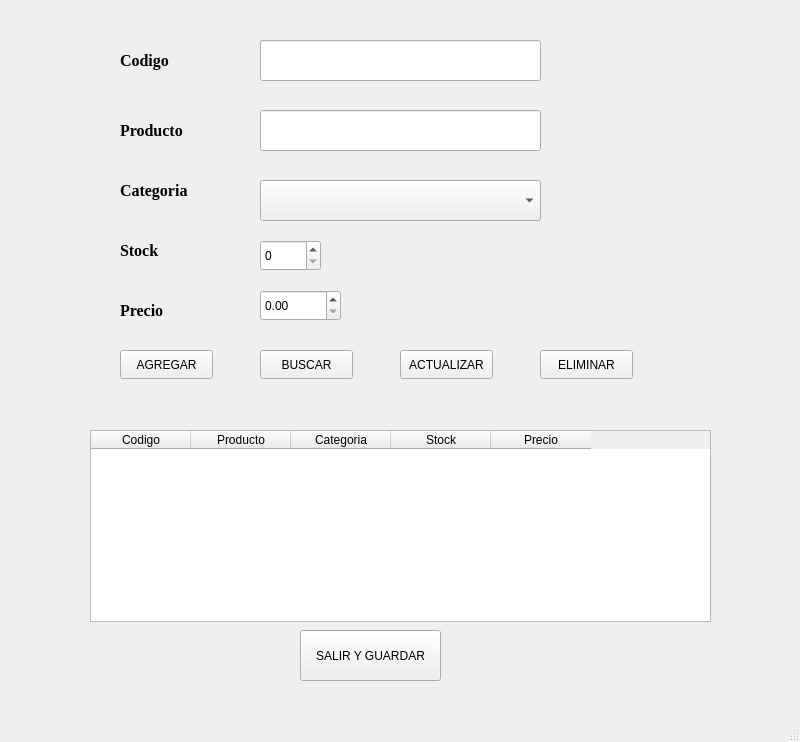
<?xml version="1.0" encoding="UTF-8"?>
<ui version="4.0">
 <class>ventana</class>
 <widget class="QMainWindow" name="ventana">
  <property name="geometry">
   <rect>
    <x>0</x>
    <y>0</y>
    <width>800</width>
    <height>742</height>
   </rect>
  </property>
  <property name="windowTitle">
   <string>MainWindow</string>
  </property>
  <widget class="QWidget" name="centralwidget">
   <widget class="QLabel" name="label_2">
    <property name="geometry">
     <rect>
      <x>70</x>
      <y>70</y>
      <width>63</width>
      <height>20</height>
     </rect>
    </property>
    <property name="text">
     <string/>
    </property>
   </widget>
   <widget class="QLineEdit" name="txtCodigo">
    <property name="geometry">
     <rect>
      <x>260</x>
      <y>40</y>
      <width>281</width>
      <height>41</height>
     </rect>
    </property>
    <property name="text">
     <string/>
    </property>
    <property name="maxLength">
     <number>5</number>
    </property>
   </widget>
   <widget class="QLabel" name="label_4">
    <property name="geometry">
     <rect>
      <x>120</x>
      <y>40</y>
      <width>131</width>
      <height>41</height>
     </rect>
    </property>
    <property name="font">
     <font>
      <family>Times New Roman</family>
      <pointsize>12</pointsize>
      <bold>true</bold>
     </font>
    </property>
    <property name="text">
     <string>Codigo</string>
    </property>
   </widget>
   <widget class="QLabel" name="label_3">
    <property name="geometry">
     <rect>
      <x>70</x>
      <y>140</y>
      <width>63</width>
      <height>20</height>
     </rect>
    </property>
    <property name="text">
     <string/>
    </property>
   </widget>
   <widget class="QLineEdit" name="txtProducto">
    <property name="geometry">
     <rect>
      <x>260</x>
      <y>110</y>
      <width>281</width>
      <height>41</height>
     </rect>
    </property>
    <property name="text">
     <string/>
    </property>
    <property name="maxLength">
     <number>5</number>
    </property>
   </widget>
   <widget class="QLabel" name="label_5">
    <property name="geometry">
     <rect>
      <x>120</x>
      <y>110</y>
      <width>131</width>
      <height>41</height>
     </rect>
    </property>
    <property name="font">
     <font>
      <family>Times New Roman</family>
      <pointsize>12</pointsize>
      <bold>true</bold>
     </font>
    </property>
    <property name="text">
     <string>Producto</string>
    </property>
   </widget>
   <widget class="QLabel" name="label_6">
    <property name="geometry">
     <rect>
      <x>70</x>
      <y>200</y>
      <width>63</width>
      <height>20</height>
     </rect>
    </property>
    <property name="text">
     <string/>
    </property>
   </widget>
   <widget class="QLabel" name="label_7">
    <property name="geometry">
     <rect>
      <x>120</x>
      <y>170</y>
      <width>131</width>
      <height>41</height>
     </rect>
    </property>
    <property name="font">
     <font>
      <family>Times New Roman</family>
      <pointsize>12</pointsize>
      <bold>true</bold>
     </font>
    </property>
    <property name="text">
     <string>Categoria</string>
    </property>
   </widget>
   <widget class="QComboBox" name="cbxCategoria">
    <property name="geometry">
     <rect>
      <x>260</x>
      <y>180</y>
      <width>281</width>
      <height>41</height>
     </rect>
    </property>
   </widget>
   <widget class="QLabel" name="label_8">
    <property name="geometry">
     <rect>
      <x>120</x>
      <y>230</y>
      <width>131</width>
      <height>41</height>
     </rect>
    </property>
    <property name="font">
     <font>
      <family>Times New Roman</family>
      <pointsize>12</pointsize>
      <bold>true</bold>
     </font>
    </property>
    <property name="text">
     <string>Stock</string>
    </property>
   </widget>
   <widget class="QLabel" name="label_9">
    <property name="geometry">
     <rect>
      <x>120</x>
      <y>290</y>
      <width>131</width>
      <height>41</height>
     </rect>
    </property>
    <property name="font">
     <font>
      <family>Times New Roman</family>
      <pointsize>12</pointsize>
      <bold>true</bold>
     </font>
    </property>
    <property name="text">
     <string>Precio</string>
    </property>
   </widget>
   <widget class="QSpinBox" name="sbxStock">
    <property name="geometry">
     <rect>
      <x>260</x>
      <y>240</y>
      <width>61</width>
      <height>31</height>
     </rect>
    </property>
    <property name="maximum">
     <number>100</number>
    </property>
   </widget>
   <widget class="QDoubleSpinBox" name="sbxPrecio">
    <property name="geometry">
     <rect>
      <x>260</x>
      <y>290</y>
      <width>81</width>
      <height>31</height>
     </rect>
    </property>
   </widget>
   <widget class="QPushButton" name="brnAgregar">
    <property name="geometry">
     <rect>
      <x>120</x>
      <y>350</y>
      <width>93</width>
      <height>29</height>
     </rect>
    </property>
    <property name="text">
     <string>AGREGAR</string>
    </property>
   </widget>
   <widget class="QPushButton" name="btnBuscar">
    <property name="geometry">
     <rect>
      <x>260</x>
      <y>350</y>
      <width>93</width>
      <height>29</height>
     </rect>
    </property>
    <property name="text">
     <string>BUSCAR</string>
    </property>
   </widget>
   <widget class="QPushButton" name="btnActualizar">
    <property name="geometry">
     <rect>
      <x>400</x>
      <y>350</y>
      <width>93</width>
      <height>29</height>
     </rect>
    </property>
    <property name="text">
     <string>ACTUALIZAR</string>
    </property>
   </widget>
   <widget class="QPushButton" name="btnEliminar">
    <property name="geometry">
     <rect>
      <x>540</x>
      <y>350</y>
      <width>93</width>
      <height>29</height>
     </rect>
    </property>
    <property name="text">
     <string>ELIMINAR</string>
    </property>
   </widget>
   <widget class="QTableWidget" name="tableRegistro">
    <property name="geometry">
     <rect>
      <x>90</x>
      <y>430</y>
      <width>621</width>
      <height>192</height>
     </rect>
    </property>
    <column>
     <property name="text">
      <string>Codigo</string>
     </property>
    </column>
    <column>
     <property name="text">
      <string>Producto</string>
     </property>
    </column>
    <column>
     <property name="text">
      <string>Categoria</string>
     </property>
    </column>
    <column>
     <property name="text">
      <string>Stock</string>
     </property>
    </column>
    <column>
     <property name="text">
      <string>Precio</string>
     </property>
    </column>
   </widget>
   <widget class="QPushButton" name="pushButton_5">
    <property name="geometry">
     <rect>
      <x>300</x>
      <y>630</y>
      <width>141</width>
      <height>51</height>
     </rect>
    </property>
    <property name="text">
     <string>SALIR Y GUARDAR</string>
    </property>
   </widget>
  </widget>
  <widget class="QMenuBar" name="menubar">
   <property name="geometry">
    <rect>
     <x>0</x>
     <y>0</y>
     <width>800</width>
     <height>26</height>
    </rect>
   </property>
  </widget>
  <widget class="QStatusBar" name="statusbar"/>
 </widget>
 <resources/>
 <connections/>
</ui>
